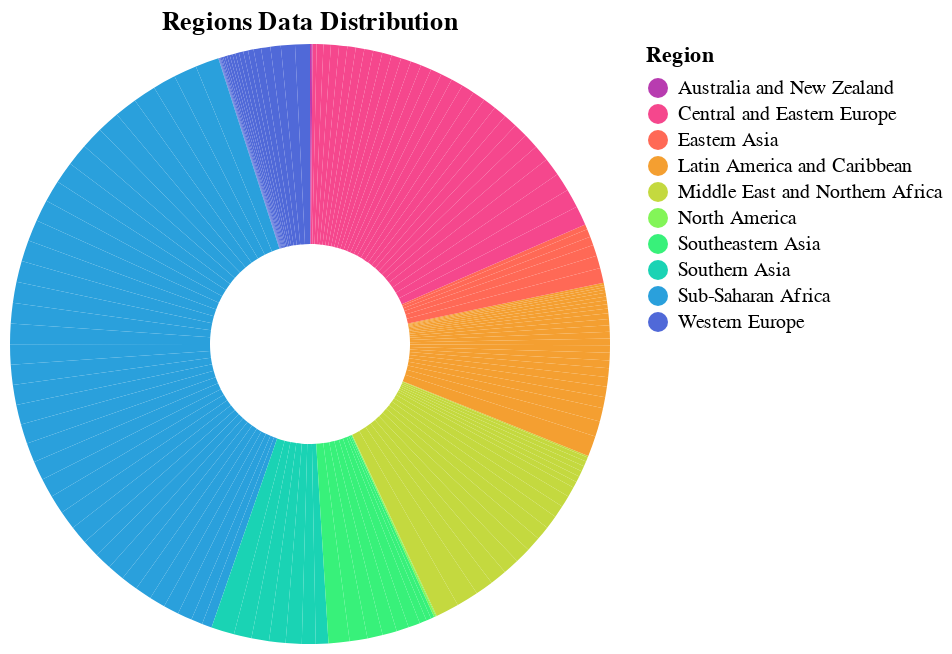

Notebook cell for this chart:
### Markdown cell above
## **Data Distribuation of Regions Data**

We will construct the Interactive Pie Chart of Regions Data Distribution in the dataset.

The plot is interactive using the opacity on mouse hovering.

### Code cell
import pandas as pd
from altair import Theta
import altair as alt

source = pd.DataFrame({
    "category": df_sorted['Region'],
    "value": df_sorted['Happiness Rank']
})
selection = alt.selection_point(fields=['Region'], on='mouseover')
brush = alt.selection_interval()

pieChart = alt.Chart(df_sorted,title='Regions Data Distribution').mark_arc(innerRadius=50).encode(
    theta="Happiness Rank",
    color=alt.Color('Region', scale=alt.Scale(scheme='rainbow')),
    size="Generosity",
    tooltip=["Region", "Happiness Score"],
    opacity=alt.condition(selection, alt.value(1), alt.value(0.4)),

).add_params(selection)

pieChart.save(f'./plot_htmls/pieChartDataDistribution.html', embed_options={'renderer':'svg'})
pieChart.save(f'./screenshots/pieChartDataDistribution.png')

pieChart

### Figure 1 — Vega-Lite specification as saved in the notebook (floating-point values rounded to 4 significant figures; data arrays with more than 128 entries replaced by an {"elided": "..."} marker saying what was removed)
{"config": {"view": {"continuousWidth": 300, "continuousHeight": 300}}, "data": {"name": "data-5e601643f147ccceb8cef2df73f91dfd"}, "mark": {"type": "arc", "innerRadius": 50}, "encoding": {"color": {"field": "Region", "scale": {"scheme": "rainbow"}, "type": "nominal"}, "opacity": {"condition": {"param": "param_33", "value": 1}, "value": 0.4}, "size": {"field": "Generosity", "type": "quantitative"}, "theta": {"field": "Happiness Rank", "type": "quantitative"}, "tooltip": [{"field": "Region", "type": "nominal"}, {"field": "Happiness Score", "type": "quantitative"}]}, "params": [{"name": "param_33", "select": {"type": "point", "fields": ["Region"], "on": "mouseover"}}], "title": "Regions Data Distribution", "$schema": "https://vega.github.io/schema/vega-lite/v5.16.3.json", "datasets": {"data-5e601643f147ccceb8cef2df73f91dfd": {"elided": "157 records"}}}
